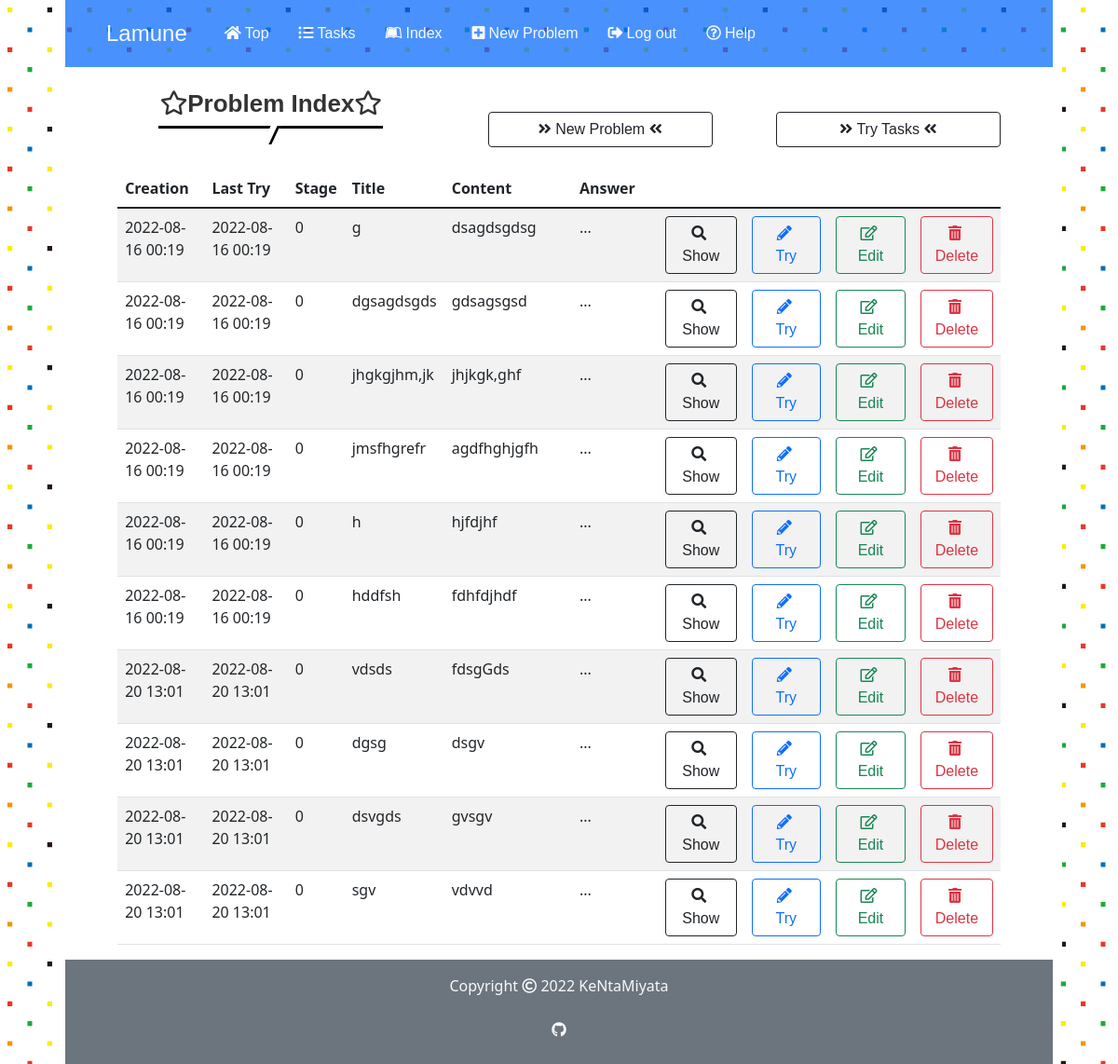
The app's page /1/index (signed in) with its own data.
### app.py (models this page shows)
class Problem(db.Model):
    id = db.Column(db.Integer, primary_key=True)
    user_id = db.Column(db.Integer, db.ForeignKey('user.id'), nullable=False)
    title = db.Column(db.String(50), nullable=False)
    body = db.Column(db.String(500), nullable=False)
    answer = db.Column(db.String(500), nullable=False)
    stage = db.Column(db.Integer, default=0)
    last_time = db.Column(db.DateTime, nullable=False,
                          default=datetime.datetime.now(pytz.timezone('Asia/Tokyo')))
    created_at = db.Column(db.DateTime, nullable=False,
                           default=datetime.datetime.now(pytz.timezone('Asia/Tokyo')))
    solved_history = db.Column(db.String)

### app.py (the view)
@app.route("/<int:user_id>/index", methods=["GET"])
@login_required
def index(user_id):
    if user_id != current_user.id:
        return apology("You can't look this page! Get out!", 401)
    my_problems = Problem.query.filter_by(user_id=user_id).all()
    user = current_user
    return render_template("index.html", problems=my_problems, user=user)

### app.py (called while the page is built)
@app.before_request
def before_request():
    session.permanent = True
    app.permanent_session_lifetime = datetime.timedelta(minutes=30)
    session.modified = True

@login_manager.user_loader
def load_user(user_id):
    return User.query.get(int(user_id))

### helpers.py (called while the page is built)
def show_datetime(t):
    return t.strftime('%Y-%m-%d %H:%M')

### templates/index.html (shortened to what this page needs)
{% extends "layout.html" %}
{% block main %}
<div class="row">
    <div class="col-xl-3 col-md-4 col-12 offset-md-1 mt-4">
        <h2><i class="far fa-star"></i>Problem Index<i class="far fa-star"></i></h2>
    </div>
    <div class="col-md-3 offset-md-1 mt-5 d-none d-md-block">
        <a href="/{{user.id}}/new" class="btn btn-outline-dark btn--radius btn--cubic d-none d-md-block"><i class="fas fa-angle-double-right fa-position-left"></i> New Problem <i class="fas fa-angle-double-left fa-position-right"></i></a>
    </div>
    <div class="col-md-3 mx-auto mt-5 d-none d-md-block">
        <a href="/{{user.id}}/tasks" class="btn btn-outline-dark btn--radius btn--cubic d-none d-md-block"><i class="fas fa-angle-double-right fa-position-left"></i> Try Tasks <i class="fas fa-angle-double-left fa-position-right"></i></a>
    </div>
    <div class="col-11 mx-auto mt-4">
        <table class="table table-striped text-start index d-none d-md-block">
            <thead>
                <tr>
                    <th style="width: 10%">Creation</th>
                    <th style="width: 10%">Last Try</th>
                    <th style="width: 5%">Stage</th>
                    <th style="width: 10%">Title</th>
                    <th style="width: 15%">Content</th>
                    <th style="width: 10%">Answer</th>
                    <th style="width: 10%"></th>
                    <th style="width: 10%"></th>
                    <th style="width: 10%"></th>
                    <th style="width: 10%"></th>
                </tr>
            </thead>
            <tbody>
                {% for problem in problems %}
                <tr data-href="/{{ user.id }}/{{ problem.id }}">
                    <td>{{ problem.created_at | show_datetime }}</td>
                    <td>{{ problem.last_time | show_datetime }}</td>
                    <td>{{ problem.stage }}</td>
                    <td>{{ problem.title }}</td>
                    <td>
                    </td>
                    <td>...</td>
                    <td><a class="btn btn-outline-dark w-100" href="/{{ user.id }}/{{ problem.id }}"><i class="fas fa-search me-1"></i><span class="d-none d-md-block">Show</span></a></td>
                    <td><a class="btn btn-outline-primary w-100" href="/{{ user.id }}/{{ problem.id }}/trytry"><i class="fas fa-pencil-alt me-1"></i><span class="d-none d-md-block">Try</span></a></td>
                    <td><a class="btn btn-outline-success w-100" href="/{{ user.id }}/{{ problem.id }}/update"><i class="far fa-edit me-1"></i><span class="d-none d-md-block">Edit</span></a></td>
                    <td><a class="btn btn-outline-danger w-100" href="/{{ user.id }}/{{ problem.id }}/delete" onclick="return confirm_delete()"><i class="fas fa-trash-alt me-1"></i><span class="d-none d-md-block">Delete</span></a></td>
                </tr>
                {% endfor %}
            </tbody>
        </table>
    </div>
</div>
{% endblock %}

### static/stylesheet/styles.css (style rules this page uses)
* { padding: 0; margin: 0; box-sizing: border-box; }
a { text-decoration: none; }
.row { margin-left: 0; margin-right: 0; }
body { width: 90%; height: 100%; margin: 0 auto; background-image: url(../images/lamune_side_back.jpg); }
h1, h2, h3, .navbar-brand, .nav-link, .btn { font-family: Chalkduster, "Bradley Hand", "Segoe Print", sans-serif; }
h2 { position: relative; padding-bottom: 0.5rem; border-bottom: 3px solid black; background-color: white; color: #333; font-weight: bold; font-size: 26px; }
h2:before { position: absolute; top: 100%; left: 50%; transform: translateX(-50%) skew(-25deg); height: 20px; width: 10px; border-right: 3px solid black; background-color: white; content: ""; }

### records on screen
Problem: created_at|show_datetime "2022-08-16 00:19", last_time|show_datetime "2022-08-16 00:19", stage "0", title "g"
Problem: created_at|show_datetime "2022-08-16 00:19", last_time|show_datetime "2022-08-16 00:19", stage "0", title "dgsagdsgds"
Problem: created_at|show_datetime "2022-08-16 00:19", last_time|show_datetime "2022-08-16 00:19", stage "0", title "jhgkgjhm,jk"
Problem: created_at|show_datetime "2022-08-16 00:19", last_time|show_datetime "2022-08-16 00:19", stage "0", title "jmsfhgrefr"
Problem: created_at|show_datetime "2022-08-16 00:19", last_time|show_datetime "2022-08-16 00:19", stage "0", title "h"
Problem: created_at|show_datetime "2022-08-16 00:19", last_time|show_datetime "2022-08-16 00:19", stage "0", title "hddfsh"
Problem: created_at|show_datetime "2022-08-20 13:01", last_time|show_datetime "2022-08-20 13:01", stage "0", title "vdsds"
Problem: created_at|show_datetime "2022-08-20 13:01", last_time|show_datetime "2022-08-20 13:01", stage "0", title "dgsg"
Problem: created_at|show_datetime "2022-08-20 13:01", last_time|show_datetime "2022-08-20 13:01", stage "0", title "dsvgds"
Problem: created_at|show_datetime "2022-08-20 13:01", last_time|show_datetime "2022-08-20 13:01", stage "0", title "sgv"
